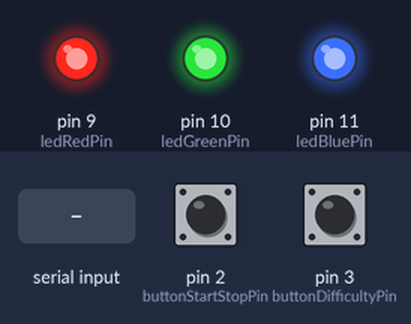
Bench run of a program on a simulated Arduino Uno, built with avr-gcc and run on an emulated ATmega328P. Parts: output pins drawn as LEDs (lit = HIGH). Dashed ring = blinking. Inputs (shaded band) come from the test bench; at power-on: pin 2 (buttonStartStopPin) HIGH, pin 3 (buttonDifficultyPin) HIGH. Random numbers use the default seed unless the program sets one; what the program prints to the serial monitor is not drawn.

Above: at 1.2 s.
1.3 s: pin 2 (buttonStartStopPin) pulled LOW for 0.15 s
At 2.54 s:
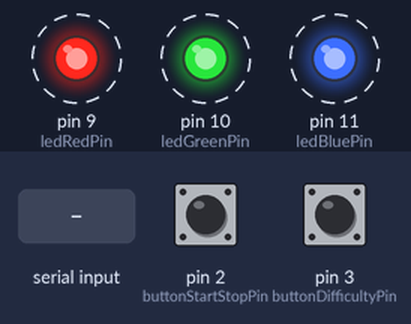
4.4 s: byte 8 (8) received over Serial
At 4.7 s:
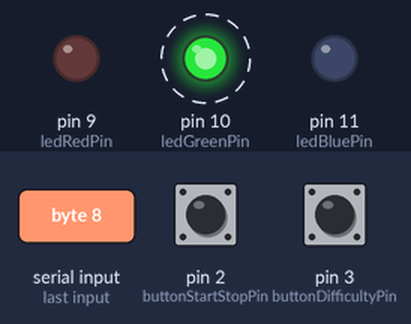
5.9 s: "1" received over Serial
At 7.0 s:
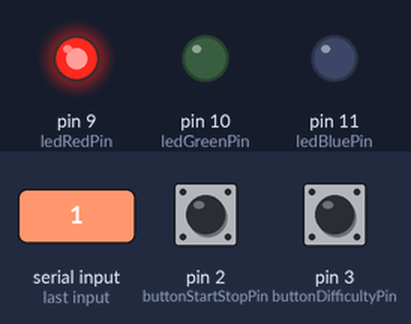
9.8 s: pin 2 (buttonStartStopPin) pulled LOW for 1 s
At 11.2 s:
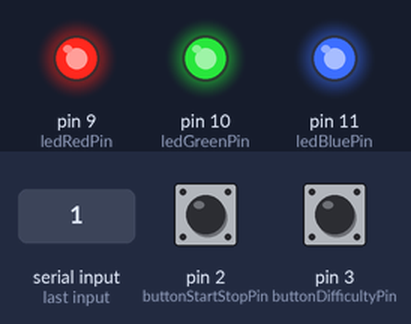
Timing chart, 0 to 12.8 s (numbered marks = the images above; inputs shaded):
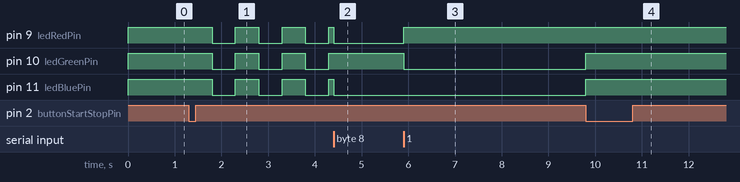

The program:

main.cpp
```cpp
#include <Arduino.h>

// Pin definitions
const int ledRedPin = 9;
const int ledGreenPin = 10;
const int ledBluePin = 11;
const int buttonStartStopPin = 2;
const int buttonDifficultyPin = 3;

// Variables
volatile bool gameActive = false;
volatile int difficulty = 0; // 0: Easy, 1: Medium, 2: Hard
unsigned long lastDebounceTime = 0;
unsigned long debounceDelay = 300;
unsigned long roundStartTime = 0;
const unsigned long roundDuration = 30000; // 30 seconds
unsigned long wordStartTime = 0;
const unsigned long easyTimeLimit = 5000; // 5 seconds
const unsigned long mediumTimeLimit = 4000; // 4 seconds
const unsigned long hardTimeLimit = 3000; // 3 seconds
const char* words[] = {"hello", "world", "arduino", "programming", "homework", "robotics", "engineering", "electronics", "computers", "technology", "science", "mathematics",
                        "physics", "chemistry", "biology", "geology", "astronomy", "meteorology", "oceanography", "ecology", "environment", "conservation", "sustainability"};

char currentWord[50];
int currentWordIndex = 0;
int randomIndex = 0;
unsigned long matchedWords = 0;

unsigned long countdownStartTime = 0;
int countdownValue = 0;
bool countdownActive = false;
bool ledState = false;
unsigned long lastLedToggleTime = 0;
const unsigned long ledToggleInterval = 500; // 500 milliseconds

// Function declarations
void setup();
void loop();
void startStopButtonISR();
void difficultyButtonISR();
void setLEDColor(bool red, bool green, bool blue);
void stopRound();
void changeDifficulty();
void displayWord();
bool checkWord();
void readInput();
void handleCountdown();

void setup() {
  // Initialize serial communication
  Serial.begin(9600);

  // Initialize LED pins
  pinMode(ledRedPin, OUTPUT);
  pinMode(ledGreenPin, OUTPUT);
  pinMode(ledBluePin, OUTPUT);
  setLEDColor(1, 1, 1); // White color for idle state

  // Initialize button pins
  pinMode(buttonStartStopPin, INPUT_PULLUP);
  pinMode(buttonDifficultyPin, INPUT_PULLUP);

  // Attach interrupts to buttons
  attachInterrupt(digitalPinToInterrupt(buttonStartStopPin), startStopButtonISR, FALLING);
  attachInterrupt(digitalPinToInterrupt(buttonDifficultyPin), difficultyButtonISR, FALLING);
}

void loop() {
  if (countdownActive) {
    handleCountdown();
  } else if (gameActive) {
    unsigned long currentTime = millis();
    if (currentTime - roundStartTime >= roundDuration) {
      stopRound();
      return;
    }
    readInput();
    if (checkWord()) {
      displayWord();
    }
  }
}

void readInput() {
  // Read from serial into currentWord
  if (Serial.available() > 0) {
    char input = Serial.read();
    // print the character
    Serial.print(input);

    // If backspace is pressed
    if (input == 8) {
      if (currentWordIndex > 0) {
        currentWord[currentWordIndex] = '\0';
        currentWordIndex--;
      }
    }
    else {
      currentWord[currentWordIndex] = input;
      currentWordIndex++;
    }

    // Check if the word is correct so far and set the color of the LED accordingly
    if (strncmp(currentWord, words[randomIndex], currentWordIndex) == 0) {
      setLEDColor(0, 1, 0); // Green LED for correct input so far
    } else {
      setLEDColor(1, 0, 0); // Red LED for incorrect input
    }
  }
}

void displayWord() {
  wordStartTime = millis();
  randomIndex = random(0, 23);
  Serial.println("");
  Serial.print("");
  Serial.println(words[randomIndex]);
  // also clear the currentWord
  currentWordIndex = 0;
  for (int i = 0; i < 50; i++) {
    currentWord[i] = '\0';
  }
}

bool checkWord() {
  unsigned long currentTime = millis();
  unsigned long timeLimit;
  switch (difficulty) {
    case 0:
      timeLimit = easyTimeLimit;
      break;
    case 1:
      timeLimit = mediumTimeLimit;
      break;
    case 2:
      timeLimit = hardTimeLimit;
      break;
  }
  if (currentTime - wordStartTime >= timeLimit) {
    return true; // Time limit exceeded, display new word
  }

  if (strcmp(currentWord, words[randomIndex]) == 0) {
    matchedWords++;
    Serial.println("");
    Serial.println("Correct!");
    Serial.print("");
    return true; // Word is correct, display new word
  }
  return false; // Continue checking
}

void startStopButtonISR() {
  unsigned long currentTime = millis();
  if (currentTime - lastDebounceTime > debounceDelay) {
    if (gameActive || countdownActive) {
      stopRound();
    } else {
      countdownActive = true;
      countdownStartTime = millis();
      countdownValue = 3;
      Serial.println(countdownValue);
    }
    lastDebounceTime = currentTime;
  }
}

void difficultyButtonISR() {
  unsigned long currentTime = millis();
  if (currentTime - lastDebounceTime > debounceDelay) {
    changeDifficulty();
    lastDebounceTime = currentTime;
  }
}

void setLEDColor(bool red, bool green, bool blue) {
  digitalWrite(ledRedPin, red);
  digitalWrite(ledGreenPin, green);
  digitalWrite(ledBluePin, blue);
}

void handleCountdown() {
  unsigned long currentTime = millis();
  if (currentTime - countdownStartTime >= 1000) {
    countdownStartTime = currentTime;
    countdownValue--;
    Serial.println(countdownValue);
    if (countdownValue == 0) {
      countdownActive = false;
      gameActive = true;
      roundStartTime = millis();
      setLEDColor(0, 1, 0); // Green color for active state
      Serial.println("Round started!");
      displayWord();
    }
  }

  if (currentTime - lastLedToggleTime >= ledToggleInterval) {
    lastLedToggleTime = currentTime;
    ledState = !ledState;
    setLEDColor(ledState, ledState, ledState); // Flash LED
  }
}

void stopRound() {
  gameActive = false;
  setLEDColor(1, 1, 1); // White color for idle state
  Serial.println("");
  Serial.println("");
  Serial.println("Round stopped!");
  Serial.print("Score: ");
  Serial.println(matchedWords);
  matchedWords = 0;
}

void changeDifficulty() {
  difficulty = (difficulty + 1) % 3;
  switch (difficulty) {
    case 0:
      Serial.println("Easy mode on!");
      break;
    case 1:
      Serial.println("Medium mode on!");
      break;
    case 2:
      Serial.println("Hard mode on!");
      break;
  }
}
```

Measured:
- after the input at 1.3 s, pin 9 (ledRedPin), pin 10 (ledGreenPin), pin 11 (ledBluePin): alternates HIGH for 0.50 s and LOW for 0.50 s, starting after 0.50 s
- after the input at 4.4 s, pin 9 (ledRedPin), pin 11 (ledBluePin): HIGH → LOW at once
- after the input at 5.9 s, pin 9 (ledRedPin): LOW → HIGH at once; pin 10 (ledGreenPin): HIGH → LOW at once
- after the input at 9.8 s, pin 10 (ledGreenPin), pin 11 (ledBluePin): LOW → HIGH at once
